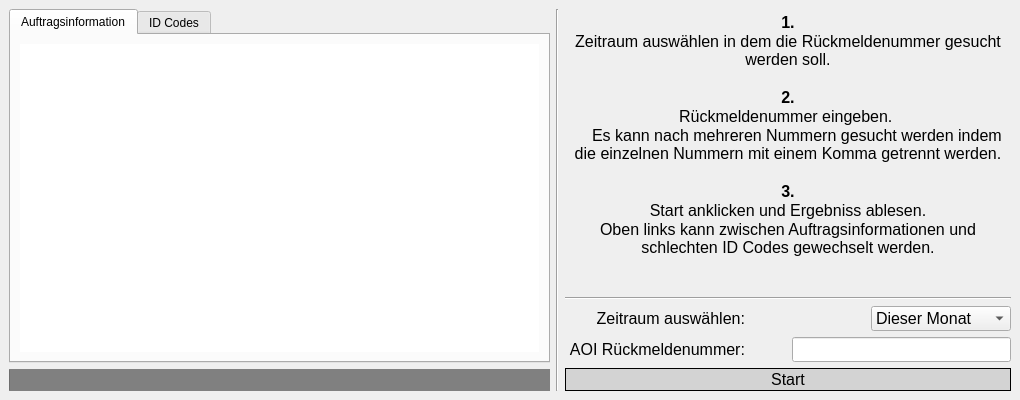
<?xml version="1.0" encoding="UTF-8"?>
<ui version="4.0">
 <class>main_gui_window</class>
 <widget class="QMainWindow" name="main_gui_window">
  <property name="enabled">
   <bool>true</bool>
  </property>
  <property name="geometry">
   <rect>
    <x>0</x>
    <y>0</y>
    <width>1020</width>
    <height>400</height>
   </rect>
  </property>
  <property name="sizePolicy">
   <sizepolicy hsizetype="Fixed" vsizetype="Fixed">
    <horstretch>0</horstretch>
    <verstretch>0</verstretch>
   </sizepolicy>
  </property>
  <property name="minimumSize">
   <size>
    <width>1020</width>
    <height>400</height>
   </size>
  </property>
  <property name="maximumSize">
   <size>
    <width>1020</width>
    <height>400</height>
   </size>
  </property>
  <property name="baseSize">
   <size>
    <width>0</width>
    <height>0</height>
   </size>
  </property>
  <property name="windowTitle">
   <string>AOI Analyse</string>
  </property>
  <property name="tabShape">
   <enum>QTabWidget::Rounded</enum>
  </property>
  <property name="dockNestingEnabled">
   <bool>false</bool>
  </property>
  <widget class="QWidget" name="centralwidget">
   <layout class="QGridLayout" name="gridLayout">
    <property name="topMargin">
     <number>9</number>
    </property>
    <item row="3" column="0">
     <layout class="QHBoxLayout" name="horizontalLayout">
      <property name="leftMargin">
       <number>0</number>
      </property>
      <property name="topMargin">
       <number>0</number>
      </property>
      <property name="rightMargin">
       <number>0</number>
      </property>
      <property name="bottomMargin">
       <number>0</number>
      </property>
      <item>
       <layout class="QVBoxLayout" name="verticalLayout_3">
        <item>
         <widget class="QTabWidget" name="tabWidget">
          <property name="tabPosition">
           <enum>QTabWidget::North</enum>
          </property>
          <property name="tabShape">
           <enum>QTabWidget::Rounded</enum>
          </property>
          <property name="currentIndex">
           <number>0</number>
          </property>
          <property name="elideMode">
           <enum>Qt::ElideNone</enum>
          </property>
          <widget class="QWidget" name="tabBadPanelResult">
           <attribute name="title">
            <string>Auftragsinformation</string>
           </attribute>
           <layout class="QVBoxLayout" name="verticalLayout_2">
            <item>
             <widget class="QTextEdit" name="result_box">
              <property name="sizePolicy">
               <sizepolicy hsizetype="Maximum" vsizetype="Expanding">
                <horstretch>0</horstretch>
                <verstretch>0</verstretch>
               </sizepolicy>
              </property>
              <property name="minimumSize">
               <size>
                <width>519</width>
                <height>0</height>
               </size>
              </property>
              <property name="maximumSize">
               <size>
                <width>602</width>
                <height>16777215</height>
               </size>
              </property>
              <property name="font">
               <font>
                <family>Arial</family>
                <pointsize>12</pointsize>
               </font>
              </property>
              <property name="focusPolicy">
               <enum>Qt::NoFocus</enum>
              </property>
              <property name="frameShape">
               <enum>QFrame::NoFrame</enum>
              </property>
              <property name="frameShadow">
               <enum>QFrame::Sunken</enum>
              </property>
              <property name="undoRedoEnabled">
               <bool>false</bool>
              </property>
              <property name="readOnly">
               <bool>true</bool>
              </property>
              <property name="html">
               <string>&lt;!DOCTYPE HTML PUBLIC &quot;-//W3C//DTD HTML 4.0//EN&quot; &quot;http://www.w3.org/TR/REC-html40/strict.dtd&quot;&gt;
&lt;html&gt;&lt;head&gt;&lt;meta name=&quot;qrichtext&quot; content=&quot;1&quot; /&gt;&lt;style type=&quot;text/css&quot;&gt;
p, li { white-space: pre-wrap; }
&lt;/style&gt;&lt;/head&gt;&lt;body style=&quot; font-family:'Arial'; font-size:12pt; font-weight:400; font-style:normal;&quot;&gt;
&lt;p style=&quot;-qt-paragraph-type:empty; margin-top:0px; margin-bottom:0px; margin-left:0px; margin-right:0px; -qt-block-indent:0; text-indent:0px; font-family:'MS Shell Dlg 2'; font-size:8pt;&quot;&gt;&lt;br /&gt;&lt;/p&gt;&lt;/body&gt;&lt;/html&gt;</string>
              </property>
              <property name="textInteractionFlags">
               <set>Qt::NoTextInteraction</set>
              </property>
             </widget>
            </item>
           </layout>
          </widget>
          <widget class="QWidget" name="tabBadPanelCodes">
           <attribute name="title">
            <string>ID Codes</string>
           </attribute>
           <layout class="QVBoxLayout" name="verticalLayout_4">
            <item>
             <widget class="QTextEdit" name="resultBoxCodes">
              <property name="sizePolicy">
               <sizepolicy hsizetype="Maximum" vsizetype="Expanding">
                <horstretch>0</horstretch>
                <verstretch>0</verstretch>
               </sizepolicy>
              </property>
              <property name="minimumSize">
               <size>
                <width>519</width>
                <height>0</height>
               </size>
              </property>
              <property name="maximumSize">
               <size>
                <width>602</width>
                <height>16777215</height>
               </size>
              </property>
              <property name="font">
               <font>
                <family>Arial</family>
                <pointsize>12</pointsize>
               </font>
              </property>
              <property name="focusPolicy">
               <enum>Qt::ClickFocus</enum>
              </property>
              <property name="frameShape">
               <enum>QFrame::NoFrame</enum>
              </property>
              <property name="frameShadow">
               <enum>QFrame::Sunken</enum>
              </property>
              <property name="undoRedoEnabled">
               <bool>false</bool>
              </property>
              <property name="readOnly">
               <bool>true</bool>
              </property>
              <property name="html">
               <string>&lt;!DOCTYPE HTML PUBLIC &quot;-//W3C//DTD HTML 4.0//EN&quot; &quot;http://www.w3.org/TR/REC-html40/strict.dtd&quot;&gt;
&lt;html&gt;&lt;head&gt;&lt;meta name=&quot;qrichtext&quot; content=&quot;1&quot; /&gt;&lt;style type=&quot;text/css&quot;&gt;
p, li { white-space: pre-wrap; }
&lt;/style&gt;&lt;/head&gt;&lt;body style=&quot; font-family:'Arial'; font-size:12pt; font-weight:400; font-style:normal;&quot;&gt;
&lt;p style=&quot;-qt-paragraph-type:empty; margin-top:0px; margin-bottom:0px; margin-left:0px; margin-right:0px; -qt-block-indent:0; text-indent:0px; font-family:'MS Shell Dlg 2'; font-size:8pt;&quot;&gt;&lt;br /&gt;&lt;/p&gt;&lt;/body&gt;&lt;/html&gt;</string>
              </property>
              <property name="textInteractionFlags">
               <set>Qt::TextSelectableByKeyboard|Qt::TextSelectableByMouse</set>
              </property>
             </widget>
            </item>
           </layout>
          </widget>
         </widget>
        </item>
        <item>
         <widget class="QProgressBar" name="search_progress_bar">
          <property name="styleSheet">
           <string notr="true">    QProgressBar {
        background-color: grey;
        border: 0px grey;
        border-radius: 0px; }</string>
          </property>
          <property name="minimum">
           <number>0</number>
          </property>
          <property name="value">
           <number>0</number>
          </property>
          <property name="orientation">
           <enum>Qt::Horizontal</enum>
          </property>
          <property name="invertedAppearance">
           <bool>false</bool>
          </property>
          <property name="format">
           <string/>
          </property>
         </widget>
        </item>
       </layout>
      </item>
      <item>
       <widget class="Line" name="line">
        <property name="orientation">
         <enum>Qt::Vertical</enum>
        </property>
       </widget>
      </item>
      <item>
       <layout class="QVBoxLayout" name="verticalLayout">
        <item>
         <widget class="QTextEdit" name="hint_text_box">
          <property name="focusPolicy">
           <enum>Qt::NoFocus</enum>
          </property>
          <property name="acceptDrops">
           <bool>false</bool>
          </property>
          <property name="styleSheet">
           <string notr="true">background-color: rgba(0 ,0 , 0,0); border-color: green; border-radius: 0px</string>
          </property>
          <property name="undoRedoEnabled">
           <bool>false</bool>
          </property>
          <property name="html">
           <string>&lt;!DOCTYPE HTML PUBLIC &quot;-//W3C//DTD HTML 4.0//EN&quot; &quot;http://www.w3.org/TR/REC-html40/strict.dtd&quot;&gt;
&lt;html&gt;&lt;head&gt;&lt;meta name=&quot;qrichtext&quot; content=&quot;1&quot; /&gt;&lt;style type=&quot;text/css&quot;&gt;
p, li { white-space: pre-wrap; }
&lt;/style&gt;&lt;/head&gt;&lt;body style=&quot; font-family:'MS Shell Dlg 2'; font-size:8.25pt; font-weight:400; font-style:normal;&quot;&gt;
&lt;p align=&quot;center&quot; style=&quot; margin-top:0px; margin-bottom:0px; margin-left:0px; margin-right:0px; -qt-block-indent:0; text-indent:0px;&quot;&gt;&lt;span style=&quot; font-family:'MS Shell Dlg 2'; font-size:12pt; font-weight:600;&quot;&gt;1.&lt;/span&gt;&lt;/p&gt;
&lt;p align=&quot;center&quot; style=&quot; margin-top:0px; margin-bottom:0px; margin-left:0px; margin-right:0px; -qt-block-indent:0; text-indent:0px;&quot;&gt;&lt;span style=&quot; font-family:'MS Shell Dlg 2'; font-size:12pt;&quot;&gt;Zeitraum auswählen in dem die Rückmeldenummer gesucht werden soll.&lt;/span&gt;&lt;/p&gt;
&lt;p align=&quot;center&quot; style=&quot;-qt-paragraph-type:empty; margin-top:0px; margin-bottom:0px; margin-left:0px; margin-right:0px; -qt-block-indent:0; text-indent:0px; font-family:'MS Shell Dlg 2'; font-size:12pt;&quot;&gt;&lt;br /&gt;&lt;/p&gt;
&lt;p align=&quot;center&quot; style=&quot; margin-top:0px; margin-bottom:0px; margin-left:0px; margin-right:0px; -qt-block-indent:0; text-indent:0px;&quot;&gt;&lt;span style=&quot; font-family:'MS Shell Dlg 2'; font-size:12pt; font-weight:600;&quot;&gt;2.&lt;/span&gt;&lt;/p&gt;
&lt;p align=&quot;center&quot; style=&quot; margin-top:0px; margin-bottom:0px; margin-left:0px; margin-right:0px; -qt-block-indent:0; text-indent:0px;&quot;&gt;&lt;span style=&quot; font-family:'MS Shell Dlg 2'; font-size:12pt;&quot;&gt;Rückmeldenummer eingeben. &lt;/span&gt;&lt;/p&gt;
&lt;p align=&quot;center&quot; style=&quot; margin-top:0px; margin-bottom:0px; margin-left:0px; margin-right:0px; -qt-block-indent:0; text-indent:0px;&quot;&gt;&lt;span style=&quot; font-family:'MS Shell Dlg 2'; font-size:12pt;&quot;&gt;    Es kann nach mehreren Nummern gesucht werden indem die einzelnen Nummern mit einem Komma getrennt werden.&lt;/span&gt;&lt;/p&gt;
&lt;p align=&quot;center&quot; style=&quot;-qt-paragraph-type:empty; margin-top:0px; margin-bottom:0px; margin-left:0px; margin-right:0px; -qt-block-indent:0; text-indent:0px; font-family:'MS Shell Dlg 2'; font-size:12pt;&quot;&gt;&lt;br /&gt;&lt;/p&gt;
&lt;p align=&quot;center&quot; style=&quot; margin-top:0px; margin-bottom:0px; margin-left:0px; margin-right:0px; -qt-block-indent:0; text-indent:0px;&quot;&gt;&lt;span style=&quot; font-family:'MS Shell Dlg 2'; font-size:12pt; font-weight:600;&quot;&gt;3.&lt;/span&gt;&lt;/p&gt;
&lt;p align=&quot;center&quot; style=&quot; margin-top:0px; margin-bottom:0px; margin-left:0px; margin-right:0px; -qt-block-indent:0; text-indent:0px;&quot;&gt;&lt;span style=&quot; font-family:'MS Shell Dlg 2'; font-size:12pt;&quot;&gt;Start anklicken und Ergebniss ablesen.&lt;/span&gt;&lt;/p&gt;
&lt;p align=&quot;center&quot; style=&quot; margin-top:0px; margin-bottom:0px; margin-left:0px; margin-right:0px; -qt-block-indent:0; text-indent:0px;&quot;&gt;&lt;span style=&quot; font-family:'MS Shell Dlg 2'; font-size:12pt;&quot;&gt;Oben links kann zwischen Auftragsinformationen und schlechten ID Codes gewechselt werden.&lt;/span&gt;&lt;/p&gt;&lt;/body&gt;&lt;/html&gt;</string>
          </property>
          <property name="textInteractionFlags">
           <set>Qt::NoTextInteraction</set>
          </property>
         </widget>
        </item>
        <item>
         <spacer name="verticalSpacer">
          <property name="orientation">
           <enum>Qt::Vertical</enum>
          </property>
          <property name="sizeType">
           <enum>QSizePolicy::Minimum</enum>
          </property>
          <property name="sizeHint" stdset="0">
           <size>
            <width>30</width>
            <height>5</height>
           </size>
          </property>
         </spacer>
        </item>
        <item>
         <widget class="Line" name="line_2">
          <property name="orientation">
           <enum>Qt::Horizontal</enum>
          </property>
         </widget>
        </item>
        <item>
         <layout class="QHBoxLayout" name="horizontalLayout_6">
          <item>
           <widget class="QLabel" name="label_2">
            <property name="sizePolicy">
             <sizepolicy hsizetype="Expanding" vsizetype="Expanding">
              <horstretch>0</horstretch>
              <verstretch>0</verstretch>
             </sizepolicy>
            </property>
            <property name="minimumSize">
             <size>
              <width>180</width>
              <height>25</height>
             </size>
            </property>
            <property name="maximumSize">
             <size>
              <width>180</width>
              <height>25</height>
             </size>
            </property>
            <property name="font">
             <font>
              <pointsize>12</pointsize>
             </font>
            </property>
            <property name="text">
             <string>Zeitraum auswählen:</string>
            </property>
            <property name="alignment">
             <set>Qt::AlignRight|Qt::AlignTrailing|Qt::AlignVCenter</set>
            </property>
           </widget>
          </item>
          <item>
           <spacer name="horizontalSpacer_2">
            <property name="orientation">
             <enum>Qt::Horizontal</enum>
            </property>
            <property name="sizeType">
             <enum>QSizePolicy::Expanding</enum>
            </property>
            <property name="sizeHint" stdset="0">
             <size>
              <width>40</width>
              <height>20</height>
             </size>
            </property>
           </spacer>
          </item>
          <item>
           <widget class="QComboBox" name="date_select">
            <property name="sizePolicy">
             <sizepolicy hsizetype="Expanding" vsizetype="Fixed">
              <horstretch>0</horstretch>
              <verstretch>0</verstretch>
             </sizepolicy>
            </property>
            <property name="maximumSize">
             <size>
              <width>140</width>
              <height>25</height>
             </size>
            </property>
            <property name="font">
             <font>
              <family>Arial</family>
              <pointsize>12</pointsize>
             </font>
            </property>
            <property name="frame">
             <bool>true</bool>
            </property>
            <property name="modelColumn">
             <number>0</number>
            </property>
            <item>
             <property name="text">
              <string>Dieser Monat</string>
             </property>
            </item>
            <item>
             <property name="text">
              <string>Letzter Monat</string>
             </property>
            </item>
            <item>
             <property name="text">
              <string>Letzten 30 Tage</string>
             </property>
            </item>
            <item>
             <property name="text">
              <string>Heute</string>
             </property>
            </item>
            <item>
             <property name="text">
              <string>Gestern</string>
             </property>
            </item>
            <item>
             <property name="text">
              <string>Dieses Jahr</string>
             </property>
            </item>
            <item>
             <property name="text">
              <string>Letztes Jahr</string>
             </property>
            </item>
            <item>
             <property name="text">
              <string>Letzten 365 Tage</string>
             </property>
            </item>
           </widget>
          </item>
         </layout>
        </item>
        <item>
         <layout class="QHBoxLayout" name="horizontalLayout_4">
          <item>
           <widget class="QLabel" name="label_3">
            <property name="sizePolicy">
             <sizepolicy hsizetype="Expanding" vsizetype="Expanding">
              <horstretch>0</horstretch>
              <verstretch>0</verstretch>
             </sizepolicy>
            </property>
            <property name="minimumSize">
             <size>
              <width>180</width>
              <height>25</height>
             </size>
            </property>
            <property name="maximumSize">
             <size>
              <width>180</width>
              <height>25</height>
             </size>
            </property>
            <property name="font">
             <font>
              <pointsize>12</pointsize>
             </font>
            </property>
            <property name="text">
             <string>AOI Rückmeldenummer:</string>
            </property>
            <property name="alignment">
             <set>Qt::AlignRight|Qt::AlignTrailing|Qt::AlignVCenter</set>
            </property>
           </widget>
          </item>
          <item>
           <spacer name="horizontalSpacer_3">
            <property name="orientation">
             <enum>Qt::Horizontal</enum>
            </property>
            <property name="sizeType">
             <enum>QSizePolicy::Expanding</enum>
            </property>
            <property name="sizeHint" stdset="0">
             <size>
              <width>40</width>
              <height>20</height>
             </size>
            </property>
           </spacer>
          </item>
          <item>
           <widget class="QLineEdit" name="line_edit_lot_number">
            <property name="sizePolicy">
             <sizepolicy hsizetype="Expanding" vsizetype="Expanding">
              <horstretch>0</horstretch>
              <verstretch>0</verstretch>
             </sizepolicy>
            </property>
            <property name="minimumSize">
             <size>
              <width>219</width>
              <height>0</height>
             </size>
            </property>
            <property name="maximumSize">
             <size>
              <width>244</width>
              <height>25</height>
             </size>
            </property>
            <property name="font">
             <font>
              <family>Arial</family>
              <pointsize>12</pointsize>
             </font>
            </property>
           </widget>
          </item>
         </layout>
        </item>
        <item>
         <layout class="QHBoxLayout" name="horizontalLayout_2">
          <item>
           <widget class="QPushButton" name="start_button">
            <property name="font">
             <font>
              <pointsize>12</pointsize>
             </font>
            </property>
            <property name="styleSheet">
             <string notr="true">QPushButton { background-color:lightgrey }
QPushButton { border-width: 1px}
QPushButton { border-radius: 0px }
QPushButton { border-color: black }
QPushButton { border-style: solid }
QPushButton { padding: 1px }
QPushButton:pressed { background-color: darkgrey }</string>
            </property>
            <property name="text">
             <string>Start</string>
            </property>
           </widget>
          </item>
         </layout>
        </item>
       </layout>
      </item>
     </layout>
    </item>
   </layout>
  </widget>
 </widget>
 <resources/>
 <connections/>
</ui>
